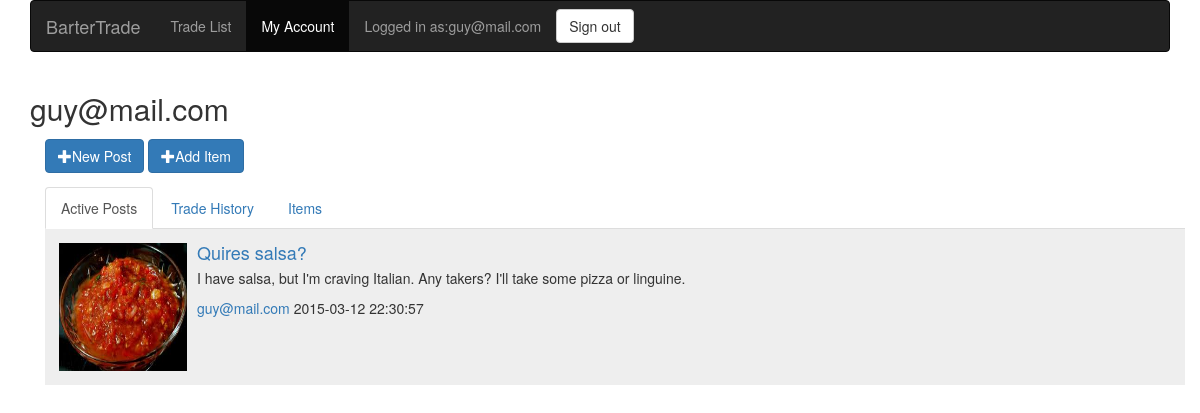
The page /user.php?email=guy@mail.com (signed in) on the database its author committed.
### tables this page shows
CREATE TABLE IF NOT EXISTS `items` (
  `id` int(11) NOT NULL,
  `Users_email` varchar(64) NOT NULL,
  `name` varchar(64) NOT NULL DEFAULT 'Item',
  `dateAdded` datetime NOT NULL DEFAULT '2015-03-05 04:04:04',
  `description` varchar(300) DEFAULT NULL
);

CREATE TABLE IF NOT EXISTS `images` (
  `filePath` varchar(300) NOT NULL,
  `Items_id` int(11) NOT NULL
);

CREATE TABLE IF NOT EXISTS `posts` (
  `id` int(11) NOT NULL,
  `title` varchar(45) NOT NULL DEFAULT 'Selling Item',
  `dateCreated` datetime NOT NULL DEFAULT '2015-03-05 04:04:04',
  `description` varchar(300) DEFAULT NULL,
  `seller_item_id` int(11) NOT NULL,
  `buyer_item_id` int(11) DEFAULT NULL
);

CREATE TABLE IF NOT EXISTS `users` (
  `email` varchar(64) NOT NULL,
  `dateCreated` datetime NOT NULL DEFAULT '2015-03-05 04:04:04',
  `password` varchar(45) NOT NULL DEFAULT 'password'
);

### user.php (the view, shortened to what this page needs)
<?php
include "head.php";
$db = connect();
?>
<div class="container" id="user">
<?php
	if(isset($_GET["email"])) {
		$sqlH = 'SELECT p.title, p.description, i.name, u.email, img.filePath, p.dateCreated, p.id, p.buyer_item_id
			FROM items AS i
			LEFT JOIN images as img ON i.id = img.Items_id
			JOIN posts AS P ON p.seller_item_id = i.id
			JOIN users AS u ON i.Users_email = u.email
			WHERE p.buyer_item_id IS NULL AND u.email = "' . $_GET["email"] . '"
			GROUP BY p.id;';
		$postH = $db->query($sqlH);
		echo "<h2 id='user-email'>" . $_GET["email"] . "</h2>" ?>
	<?php
	if(isset($_SESSION["email"]) && $_SESSION["email"] == $_GET["email"]) {
	?>
	<div class="container" style="margin-top:1em;margin-bottom:1em;" id="add-new">
		<form action="addPost.php" method="post" style="display:inline;">
			<button id="new-post" type="submit" class="btn btn-primary" style="display:inline;"><span class="glyphicon glyphicon-plus"></span>New Post</button>
		</form>
		<form action="addItem.php" method="post" style="display:inline;">
			<button id="add-item" type="sumbit" class="btn btn-primary" style="display:inline;"><span class="glyphicon glyphicon-plus"></span>Add Item</button>
		</form>
	</div>
	<?php } ?>
	<div class="container">
		<ul class="nav nav-tabs">
	  		<li role="presentation" class="active"><a href="#postHistory">Active Posts</a></li>
	  		<li role="presentation"><a href="#tradeHistory">Trade History</a></li>
	  		<li role="presentation"><a href="#items">Items</a></li>
		</ul>
	</div>
	<div class="container" id="content">
		<div class="container user-info foreground" id="postHistory">
		<?php
			echo '<ul class="media-list">';
			foreach ($postH as $post) {
				echo 	'<li class="media">';
				echo 		'<div class="media-left">';
				echo 			'<a href="#">';
		        echo 				'<img class="media-object" src=' . $post[4] . ' alt=' . $post[2] . ' style="height:128px; width:128px;"></a>';
		        echo 		"</div>";
		        echo 		'<div class="media-body">';
		        echo 			'<a href="./post.php?id=' . $post[6] . '"><h4 class="media-heading">' . $post[0] . '</h4></a>';
		        echo 			'<p>' . $post[1] . '</p>';
		        echo 			"<a href='./user.php?email=" . $post[3]. "'>" . $post[3] . "</a> <span>" . $post[5] . "</span>";
		        echo 		"</div>";
		        echo 	'</li>';
			}
			echo "</ul>";
		?>
		</div>
	</div>
<?php
	}  else if (isset($_SESSION["email"])) {
		$location = "location: ./user.php?email=" . $_SESSION["email"];
		redirect($location);
	} else {
		redirect("location: ./index.php");
	}
?>
</div>
<?php
include "foot.php";
?>

### style.css (style rules this page uses)
.media-list li:nth-child(odd) { background-color: #eee; }
.media-list li { padding: 1em; }
#content { position: relative; }
.user-info { width: 100%; height: 100%; position: absolute; top: 0; left: 0; }
.foreground { z-index: 2; visibility: visible; }

### rows shown on the page
items: images.filePath (picture), posts.title "Quires salsa?", posts.description "I have salsa, but I'm craving Italian. Any takers? I'll take some pizza or linguine.", Users_email.email "guy@mail.com", posts.dateCreated "2015-03-12 22:30:57"

### other values the page prints
$_SESSION["email"] "guy@mail.com"
$_GET["email"] "guy@mail.com"
